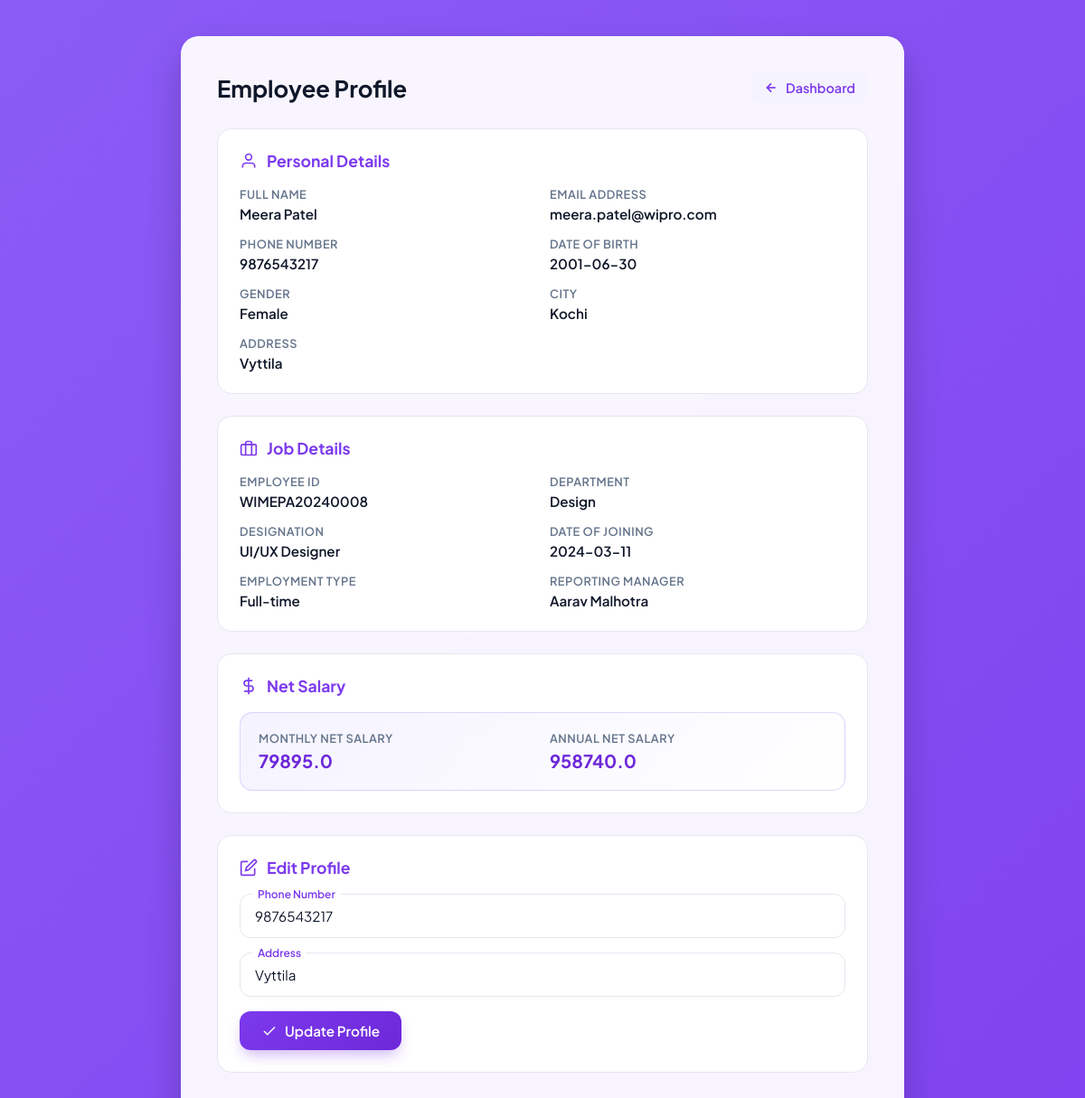
Screenshot of /profile/WIMEPA20240008 with the database file from the repository.
### app.py (models this page shows)
class User(db.Model):
    id = db.Column(db.Integer, primary_key=True)
    company_name = db.Column(db.String(100), nullable=False)
    employee_id = db.Column(db.String(50), nullable=False, unique=True)
    name = db.Column(db.String(100), nullable=False)
    email = db.Column(db.String(120), nullable=False, unique=True)
    phone = db.Column(db.String(20), nullable=False)
    role = db.Column(db.String(20), nullable=False)  # employee / hr
    password = db.Column(db.String(255), nullable=False)

class EmployeeProfile(db.Model):
    id = db.Column(db.Integer, primary_key=True)
    user_id = db.Column(
        db.Integer,
        db.ForeignKey("user.id"),
        nullable=False,
        unique=True
    )
    date_of_birth = db.Column(db.Date)
    gender = db.Column(db.String(20))
    address = db.Column(db.String(255))
    city = db.Column(db.String(100))
    department = db.Column(db.String(100))
    designation = db.Column(db.String(100))
    date_of_joining = db.Column(db.Date)
    employment_type = db.Column(db.String(50))
    reporting_manager = db.Column(db.String(100))
    profile_picture = db.Column(db.String(255))

class Salary(db.Model):
    id = db.Column(db.Integer, primary_key=True)
    user_id = db.Column(
        db.Integer,
        db.ForeignKey("user.id"),
        nullable=False,
        unique=True
    )
    cost_to_company_annual = db.Column(db.Float)
    cost_to_company_monthly = db.Column(db.Float)
    basic_annual = db.Column(db.Float)
    basic_monthly = db.Column(db.Float)
    hra_annual = db.Column(db.Float)
    hra_monthly = db.Column(db.Float)
    medical_annual = db.Column(db.Float)
    medical_monthly = db.Column(db.Float)
    special_allowance_annual = db.Column(db.Float)
    special_allowance_monthly = db.Column(db.Float)
    telephone_annual = db.Column(db.Float)
    telephone_monthly = db.Column(db.Float)
    conveyance_annual = db.Column(db.Float)
    conveyance_monthly = db.Column(db.Float)
    ex_gratia_annual = db.Column(db.Float)
    ex_gratia_monthly = db.Column(db.Float)
    pf_employer_annual = db.Column(db.Float)
    pf_employer_monthly = db.Column(db.Float)
    total_annual = db.Column(db.Float)
    total_monthly = db.Column(db.Float)
    pf_employee_annual = db.Column(db.Float)
    pf_employee_monthly = db.Column(db.Float)
    esi_annual = db.Column(db.Float)
    esi_monthly = db.Column(db.Float)
    labor_welfare_annual = db.Column(db.Float)
    labor_welfare_monthly = db.Column(db.Float)
    net_salary_annual = db.Column(db.Float)
    net_salary_monthly = db.Column(db.Float)
    user = db.relationship("User", backref="salary")

### app.py (the view)
@app.route("/profile/<emp_id>")
def profile(emp_id):
    user=User.query.filter_by(employee_id=emp_id).first()
    user_id = user.id
    emp_profile=EmployeeProfile.query.filter_by(user_id=user_id).first()
    salary=Salary.query.filter_by(user_id=user_id).first()
    return render_template("profile.html",emp_profile=emp_profile,user=user,salary=salary)

### templates/profile.html (shortened to what this page needs)
<!DOCTYPE html>
<html lang="en">
<head>
</head>
<body>
    <div class="container">
        <div class="top-bar">
            <h1 class="page-title">Employee Profile</h1>
            <a href="/user/{{ user.employee_id }}" class="back-link">
                <svg viewBox="0 0 24 24" fill="none" stroke="currentColor">
                    <line x1="19" y1="12" x2="5" y2="12"></line>
                    <polyline points="12 19 5 12 12 5"></polyline>
                </svg>
                Dashboard
            </a>
        </div>
        <div class="section-card">
            <div class="section-title">
                <svg viewBox="0 0 24 24" fill="none" stroke="currentColor">
                    <path d="M20 21v-2a4 4 0 0 0-4-4H8a4 4 0 0 0-4 4v2"></path>
                    <circle cx="12" cy="7" r="4"></circle>
                </svg>
                Personal Details
            </div>
            <div class="info-grid">
                <div class="info-item">
                    <span class="info-label">Full Name</span>
                    <span class="info-value">{{ user.name }}</span>
                </div>
                <div class="info-item">
                    <span class="info-label">Email Address</span>
                    <span class="info-value">{{ user.email }}</span>
                </div>
                <div class="info-item">
                    <span class="info-label">Phone Number</span>
                    <span class="info-value">{{ user.phone }}</span>
                </div>
                <div class="info-item">
                    <span class="info-label">Date of Birth</span>
                    <span class="info-value">{{ emp_profile.date_of_birth }}</span>
                </div>
                <div class="info-item">
                    <span class="info-label">Gender</span>
                    <span class="info-value">{{ emp_profile.gender }}</span>
                </div>
                <div class="info-item">
                    <span class="info-label">City</span>
                    <span class="info-value">{{ emp_profile.city }}</span>
                </div>
                <div class="info-item full-width">
                    <span class="info-label">Address</span>
                    <span class="info-value">{{ emp_profile.address }}</span>
                </div>
            </div>
        </div>
        <div class="section-card">
            <div class="section-title">
                <svg viewBox="0 0 24 24" fill="none" stroke="currentColor">
                    <rect x="2" y="7" width="20" height="14" rx="2" ry="2"></rect>
                    <path d="M16 21V5a2 2 0 0 0-2-2h-4a2 2 0 0 0-2 2v16"></path>
                </svg>
                Job Details
            </div>
            <div class="info-grid">
                <div class="info-item">
                    <span class="info-label">Employee ID</span>
                    <span class="info-value">{{ user.employee_id }}</span>
                </div>
                <div class="info-item">
                    <span class="info-label">Department</span>
                    <span class="info-value">{{ emp_profile.department }}</span>
                </div>
                <div class="info-item">
                    <span class="info-label">Designation</span>
                    <span class="info-value">{{ emp_profile.designation }}</span>
                </div>
                <div class="info-item">
                    <span class="info-label">Date of Joining</span>
                    <span class="info-value">{{ emp_profile.date_of_joining }}</span>
                </div>
                <div class="info-item">
                    <span class="info-label">Employment Type</span>
                    <span class="info-value">{{ emp_profile.employment_type }}</span>
                </div>
                <div class="info-item">
                    <span class="info-label">Reporting Manager</span>
                    <span class="info-value">{{ emp_profile.reporting_manager }}</span>
                </div>
            </div>
        </div>
        <div class="section-card">
            <div class="section-title">
                <svg viewBox="0 0 24 24" fill="none" stroke="currentColor">
                    <line x1="12" y1="1" x2="12" y2="23"></line>
                    <path d="M17 5H9.5a3.5 3.5 0 0 0 0 7h5a3.5 3.5 0 0 1 0 7H6"></path>
                </svg>
                Net Salary
            </div>
            <div class="salary-box">
                <div class="info-item">
                    <span class="info-label">Monthly Net Salary</span>
                    <span class="salary-amount">{{ salary.net_salary_monthly }}</span>
                </div>
                <div class="info-item">
                    <span class="info-label">Annual Net Salary</span>
                    <span class="salary-amount">{{ salary.net_salary_annual }}</span>
                </div>
            </div>
        </div>
        <div class="section-card">
            <div class="section-title">
                <svg viewBox="0 0 24 24" fill="none" stroke="currentColor">
                    <path d="M11 4H4a2 2 0 0 0-2 2v14a2 2 0 0 0 2 2h14a2 2 0 0 0 2-2v-7"></path>
                    <path d="M18.5 2.5a2.121 2.121 0 0 1 3 3L12 15l-4 1 1-4 9.5-9.5z"></path>
                </svg>
                Edit Profile
            </div>
            <form method="POST" action="/profile/edit/{{ user.employee_id }}" enctype="multipart/form-data">
                <div class="form-grid">
                    <div class="form-group full-width">
                        <input type="text" id="phone" name="phone" class="input-control" value="{{ user.phone }}" required>
                        <label for="phone">Phone Number</label>
                    </div>
                    <div class="form-group full-width">
                        <input type="text" id="address" name="address" class="input-control" value="{{ emp_profile.address }}" required>
                        <label for="address">Address</label>
                    </div>
                </div>
                <button type="submit" class="btn-submit">
                    <svg viewBox="0 0 24 24" width="18" height="18" fill="none" stroke="currentColor" stroke-width="2">
                        <polyline points="20 6 9 17 4 12"></polyline>
                    </svg>
                    Update Profile
                </button>
            </form>
        </div>
    </div>
</body>
</html>

### templates/profile.html (style rules this page uses)
:root { --primary: #7c3aed; --primary-hover: #6d28d9; --primary-light: #f5f3ff; --accent: #c084fc; --bg-gradient: linear-gradient(-45deg, #4c1d95, #6d28d9, #7c3aed, #8b5cf6); --card-bg: rgba(255, 255, 255, 0.94); --text-dark: #0f172a; --text-muted: #64748b; --border: #e2e8f0; --border-active: #7c3aed; --radius: 20px; --transition: all 0.3s cubic-bezier(0.4, 0, 0.2, 1); }
* { box-sizing: border-box; margin: 0; padding: 0; font-family: 'Plus Jakarta Sans', sans-serif; }
body { background: var(--bg-gradient); background-size: 400% 400%; animation: gradientBG 15s ease infinite; color: var(--text-dark); display: flex; justify-content: center; align-items: center; min-height: 100vh; padding: 40px 15px; }
.container { background: var(--card-bg); backdrop-filter: blur(20px); -webkit-backdrop-filter: blur(20px); padding: 40px; border-radius: var(--radius); box-shadow: 0 20px 40px rgba(0, 0, 0, 0.2), 0 0 0 1px rgba(255, 255, 255, 0.4) inset; width: 100%; max-width: 800px; animation: slideUp 0.6s cubic-bezier(0.16, 1, 0.3, 1) forwards; }
.top-bar { display: flex; justify-content: space-between; align-items: center; margin-bottom: 28px; }
.back-link { display: inline-flex; align-items: center; gap: 8px; color: var(--primary); text-decoration: none; font-weight: 600; font-size: 0.9rem; padding: 8px 14px; border-radius: 10px; background: var(--primary-light); transition: var(--transition); }
.back-link svg { width: 16px; height: 16px; stroke-width: 2.5; }
.page-title { font-size: 1.6rem; font-weight: 700; color: var(--text-dark); }
.section-card { background: #ffffff; border: 1.5px solid var(--border); border-radius: 16px; padding: 24px; margin-bottom: 24px; transition: var(--transition); }
.section-title { font-size: 1.1rem; font-weight: 700; color: var(--primary); margin-bottom: 18px; display: flex; align-items: center; gap: 10px; }
.section-title svg { width: 20px; height: 20px; stroke-width: 2; }
.info-grid { display: grid; grid-template-columns: repeat(2, 1fr); gap: 16px; }
.info-item { display: flex; flex-direction: column; gap: 4px; }
.info-label { font-size: 0.8rem; font-weight: 600; color: var(--text-muted); text-transform: uppercase; letter-spacing: 0.5px; }
.info-value { font-size: 0.95rem; font-weight: 600; color: var(--text-dark); }
.salary-box { background: linear-gradient(135deg, var(--primary-light), #ffffff); border: 1.5px solid rgba(124, 58, 237, 0.2); display: grid; grid-template-columns: repeat(2, 1fr); gap: 16px; padding: 20px; border-radius: 14px; }
.salary-amount { font-size: 1.25rem; font-weight: 700; color: var(--primary-hover); }
.form-grid { display: grid; grid-template-columns: repeat(2, 1fr); gap: 16px; }
.form-group { position: relative; text-align: left; }
.full-width { grid-column: span 2; }
.input-control { width: 100%; padding: 14px 16px; border: 1.5px solid var(--border); border-radius: 12px; font-size: 0.95rem; outline: none; transition: var(--transition); background: #ffffff; color: var(--text-dark); }
.form-group label { position: absolute; left: 14px; top: 0; transform: translateY(-50%); background: white; padding: 0 6px; color: var(--primary); font-size: 0.75rem; font-weight: 600; border-radius: 4px; }
.btn-submit { padding: 12px 24px; background: linear-gradient(135deg, var(--primary), var(--primary-hover)); color: white; border: none; border-radius: 12px; font-size: 0.95rem; font-weight: 600; cursor: pointer; transition: var(--transition); box-shadow: 0 8px 16px -4px rgba(124, 58, 237, 0.4); margin-top: 16px; display: inline-flex; align-items: center; gap: 8px; }

### rows the page displays
User: name "Meera Patel", email "meera.patel@wipro.com", phone "9876543217", employee_id "WIMEPA20240008"
EmployeeProfile: date_of_birth "2001-06-30", gender "Female", city "Kochi", address "Vyttila", department "Design", designation "UI/UX Designer", date_of_joining "2024-03-11", employment_type "Full-time", reporting_manager "Aarav Malhotra"
Salary: net_salary_monthly "79895.0", net_salary_annual "958740.0"
